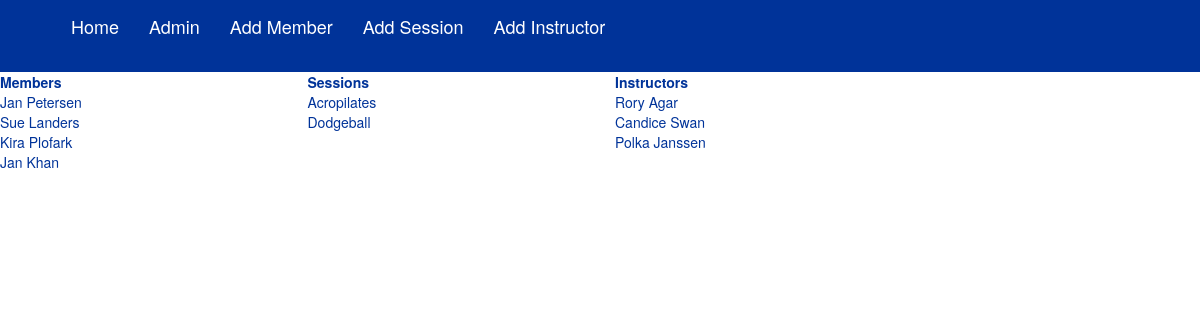
The app's page /my_gym/, older data.
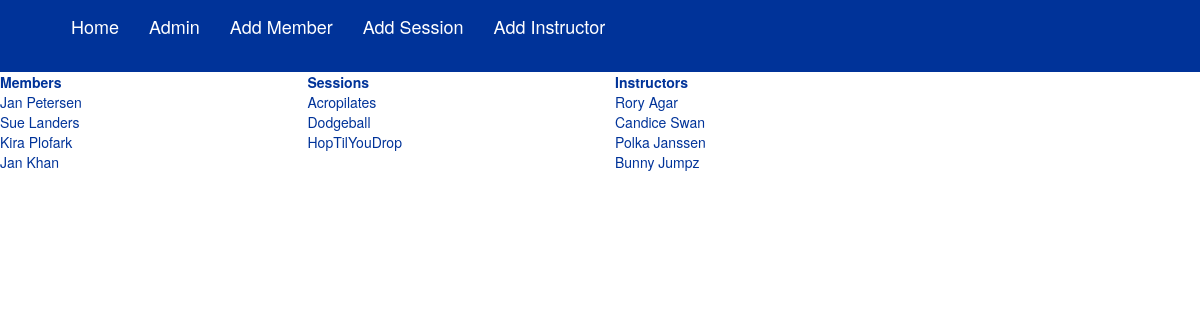
The same page, newer data.
### my_gym/models.py (models this page shows, shortened)
class Member(models.Model):
    first_name = models.CharField(max_length=255)
    last_name = models.CharField(max_length=255)

class Session(models.Model):
    title = models.CharField(max_length=255)
    instructor = models.ForeignKey(Instructor, default="", on_delete=models.CASCADE)

class Instructor(models.Model):
    first_name = models.CharField(max_length=255)
    last_name = models.CharField(max_length=255)

### my_gym/views.py (the view)
# urls.py: path('', views.index, name='index'),
def index(request):
    members = Member.objects.all()
    sessions = Session.objects.all()
    instructors = Instructor.objects.all()
    return render(request, "my_gym/index.html", locals())

### templates/my_gym/index.html (shortened to what this page needs)
{% extends "base.html" %}
	{% block content %}
	<div class="row">
		<div class="col-sm-3">
			<div class="table table-dark table-striped">
				<table>
					<th>Members</th>
					{% for member in members %}
					<tr>
						<td>{{ member.first_name }} {{ member.last_name }}</td>
					</tr>
					{% endfor %}
				</table>
			</div>
		</div>
		<div class="col-sm-3">
			<table>
				<th>Sessions</th>
				{% for session in sessions %}
				<tr>
					<td>{{ session.title }}</td>
				</tr>
				{% endfor %}
			</table>
		</div>
		<div class="col-sm-3">
			<table>
				<th>Instructors</th>
				{% for instructor in instructors %}
				<tr>
					<td>{{ instructor.first_name}} {{ instructor.last_name }}</td>
				</tr>
				{% endfor %}
			</table>
		</div>
	</div>
	{% endblock %}

Row changes from the older to the newer data that the page shows:
added Session: title "HopTilYouDrop"
added Instructor: first_name "Bunny", last_name "Jumpz"
